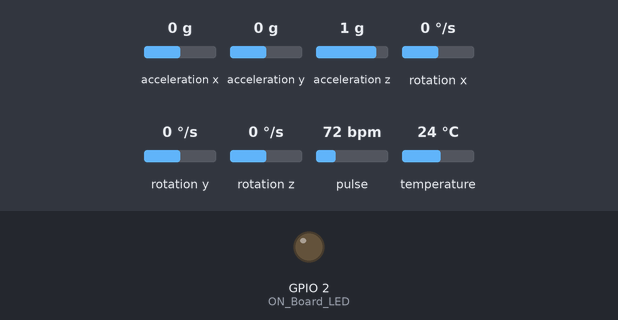
Bench run of a sketch on a simulated ESP8266 (NodeMCU). On the bench: output pins drawn as LEDs (lit = HIGH). The inputs (shaded band) are chosen by the test bench; at power-on: acceleration x 0 g, acceleration y 0 g, acceleration z 1 g, rotation x 0 °/s, rotation y 0 °/s, rotation z 0 °/s, pulse 72 bpm, temperature 24 °C. WiFi joins after 1.5 s; servers stay silent unless stated; uploads are accepted with an empty reply; what the sketch prints to the serial monitor is not drawn.

Above: at 0.1 s.
At 1.3 s:
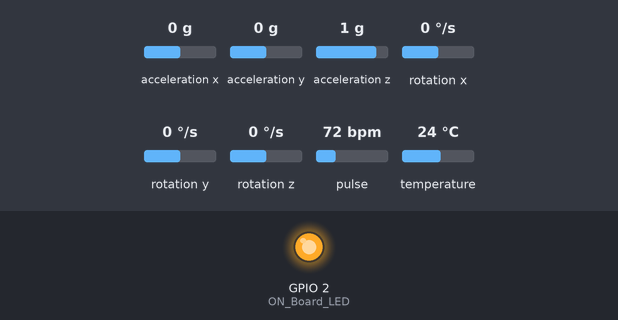
Timing chart, 0 to 2.8 s (numbered marks = the images above):
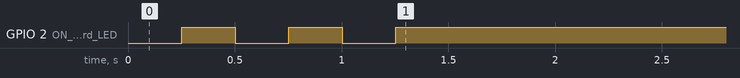

The sketch:

proyectomicro.ino
```cpp
/******************************************************
* Universidad del Valle de Guatemala
* Facultad de Ingeniería
* Curso: Microprocesadores
* Proyecto: Integración MPU6050, Seonsor pulso cardiaco y Google Sheets
*
* Modificado: Grup
* Fecha: 15 Noviembre 2024
*
* Descripción: Monitoreo de bpm y aceleracion con sensores MPU6050 y sensos de pulso cardiaco
*******************************************************/


#include <ESP8266WiFi.h>
#include <WiFiClientSecure.h>
#include <Adafruit_MPU6050.h>
#include <Adafruit_Sensor.h>
#include <Wire.h>
#include <PulseSensorPlayground.h>     // Includes the PulseSensorPlayground Library
#include <ESP8266TimerInterrupt.h>

#define ON_Board_LED 2       // LED en la placa, utilizado como indicador

Adafruit_MPU6050 mpu; //I2C

PulseSensorPlayground pulseSensor;  // crear objeto de sensor de pulso

const int PulseWire = 0;       // 'S' Signal conectado al pin analogo
int Threshold = 550;           // Determinar cual contar como beat

const char* ssid = "Error502"; 	// Nombre de la red WiFi
const char* password = "Toby+Nowy77"; // Contraseña de la red WiFi

const char* host = "script.google.com";
const int httpsPort = 443;

WiFiClientSecure client; 				// Crear un objeto WiFiClientSecure

String GAS_ID = "AKfycbzO72XqnV9AyDmntEkFULc1MQS0VIH5uihLd8bA_Iqeiaw5uNvy1xQ8f4JgHYq8zRmi"; // ID del script de Google Sheets

void setup() {
  Serial.begin(115200);


  WiFi.begin(ssid, password); 			// Conectar a la red WiFi
  Serial.println("");
  pinMode(ON_Board_LED, OUTPUT); 		// Configurar el LED como salida
  digitalWrite(ON_Board_LED, HIGH); 	// Apagar el LED
  // Esperar conexión WiFi
  Serial.print("Conectando");
  while (WiFi.status() != WL_CONNECTED) {
    Serial.print(".");
    digitalWrite(ON_Board_LED, LOW); 	// Parpadeo del LED durante la conexión
    delay(250);
    digitalWrite(ON_Board_LED, HIGH);
    delay(250);
  }


  digitalWrite(ON_Board_LED, HIGH); 	// Apagar el LED una vez conectado
  Serial.println("");
  Serial.print("Conectado a: ");
  Serial.println(ssid);
  Serial.print("IP address: ");
  Serial.println(WiFi.localIP());
  client.setInsecure(); 				// Deshabilitar la verificación de certificados (no recomendado para producción)


  // Configure the PulseSensor object, by assigning our variables to it
	pulseSensor.analogInput(PulseWire);
	pulseSensor.blinkOnPulse(ON_Board_LED);       // Blink on-board LED with heartbeat
	pulseSensor.setThreshold(Threshold);

	// Double-check the "pulseSensor" object was created and began seeing a signal
	if (pulseSensor.begin()) {
		Serial.println("PulseSensor object created!");
	}

  if (!mpu.begin()) {
		Serial.println("Error al buscar MPU6050 chip");
		while (1) {
		  delay(10);
		}
	}
  Serial.println("MPU6050 encontrado!");
  // Configurar acelerometro a +-8G
  mpu.setAccelerometerRange(MPU6050_RANGE_8_G);
	// Configurar frecuencia de ancho de banda
	mpu.setFilterBandwidth(MPU6050_BAND_21_HZ);
	delay(100);

}

void loop() {
     sensors_event_t a, g, temp;
    mpu.getEvent(&a, &g, &temp);

    // Verificar si los datos del acelerómetro son válidos
    if (isnan(a.acceleration.x) || isnan(a.acceleration.y)) {
      Serial.println("¡Fallo al leer los datos del MPU6050!");
      delay(500);
      return;
    }

    // Leer los BPM del sensor de pulso
    int bpm = pulseSensor.getBeatsPerMinute();

    if (pulseSensor.sawStartOfBeat()) {
      Serial.println("♥ Latido detectado!");
    } else if (bpm <= 0) {
      Serial.println("¡Fallo al leer los BPM!");
      delay(500);
      return;
    }

    // Imprimir los valores directamente en el loop
    Serial.println("===== Datos actuales =====");
    Serial.println("BPM: " + String(bpm));
    Serial.println("Aceleración X: " + String(a.acceleration.x) + " m/s^2");
    Serial.println("Aceleración Y: " + String(a.acceleration.y) + " m/s^2");
    Serial.println("==========================");

    // Enviar los datos a Google Sheets
    sendData(bpm, a.acceleration.x, a.acceleration.y);

    delay(3000);
}

// Subrutina para enviar los datos a Google Sheets
void sendData(float bpm, float acx, float acy) {
  Serial.println("==========");
  Serial.print("Conectando a ");
  Serial.println(host);

  // Conectar a Google
  if (!client.connect(host, httpsPort)) {
    Serial.println("Fallo en la conexión");
    return;
  }

  // Procesar y enviar datos
  String string_bpm = String(bpm);
  String string_acelx = String(acx);
  String string_acely = String(acy);
  String url = "/macros/s/" + GAS_ID + "/exec?bpm=" + string_bpm + "&acelx=" + string_acelx +"&acely=" + string_acely ;
  Serial.print("Solicitando URL: ");
  Serial.println(url);

  client.print(String("GET ") + url + " HTTP/1.1\r\n" +
         "Host: " + host + "\r\n" +
         "User-Agent: BuildFailureDetectorESP8266\r\n" +
         "Connection: close\r\n\r\n");

  Serial.println("Solicitud enviada");

  // Comprobar si  los datos se enviaron correctamente
  while (client.connected()) {
    String line = client.readStringUntil('\n');
    if (line == "\r") {
      Serial.println("Encabezados recibidos");
      break;
    }
  }

  String line = client.readStringUntil('\n');
  if (line.startsWith("{\"state\":\"success\"")) {
    Serial.println("ESP8266/Arduino CI exitoso");
  } else {
    Serial.println("ESP8266/Arduino CI recibe encabezado HTTP");
  }

  Serial.print("Respuesta: ");
  Serial.println(line);
  Serial.println("Cerrando conexión");
  Serial.println("==========");
}
```
